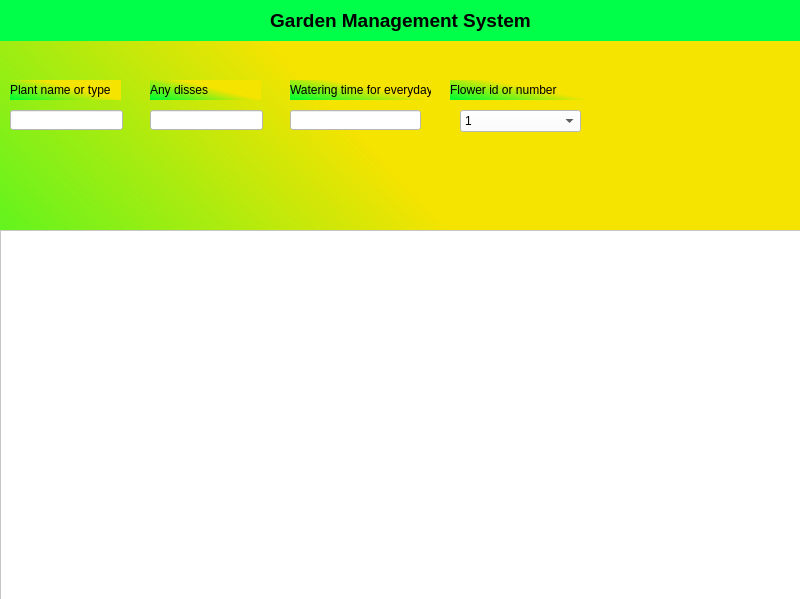
<?xml version="1.0" encoding="UTF-8"?>
<ui version="4.0">
 <class>MainWindow</class>
 <widget class="QMainWindow" name="MainWindow">
  <property name="geometry">
   <rect>
    <x>0</x>
    <y>0</y>
    <width>800</width>
    <height>599</height>
   </rect>
  </property>
  <property name="windowTitle">
   <string>MainWindow</string>
  </property>
  <property name="styleSheet">
   <string notr="true">background-color: qlineargradient(spread:pad, x1:0, y1:0.909, x2:0.619, y2:0.460227, stop:0 rgba(0, 255, 50, 255), stop:1 rgba(245, 227, 0, 255));</string>
  </property>
  <widget class="QWidget" name="centralwidget">
   <widget class="QLabel" name="header">
    <property name="geometry">
     <rect>
      <x>0</x>
      <y>0</y>
      <width>801</width>
      <height>41</height>
     </rect>
    </property>
    <property name="font">
     <font>
      <pointsize>14</pointsize>
      <weight>75</weight>
      <bold>true</bold>
     </font>
    </property>
    <property name="styleSheet">
     <string notr="true">background-color: rgb(0, 255, 72);</string>
    </property>
    <property name="text">
     <string>Garden Management System</string>
    </property>
    <property name="alignment">
     <set>Qt::AlignCenter</set>
    </property>
   </widget>
   <widget class="QLineEdit" name="plntname_2">
    <property name="geometry">
     <rect>
      <x>10</x>
      <y>110</y>
      <width>113</width>
      <height>20</height>
     </rect>
    </property>
    <property name="styleSheet">
     <string notr="true">background-color: rgb(255, 255, 255);</string>
    </property>
   </widget>
   <widget class="QLabel" name="plntname">
    <property name="geometry">
     <rect>
      <x>10</x>
      <y>80</y>
      <width>111</width>
      <height>20</height>
     </rect>
    </property>
    <property name="text">
     <string>Plant name or type</string>
    </property>
   </widget>
   <widget class="QLineEdit" name="dissesname">
    <property name="geometry">
     <rect>
      <x>150</x>
      <y>110</y>
      <width>113</width>
      <height>20</height>
     </rect>
    </property>
    <property name="styleSheet">
     <string notr="true">background-color: rgb(255, 255, 255);</string>
    </property>
   </widget>
   <widget class="QLabel" name="disslabel">
    <property name="geometry">
     <rect>
      <x>150</x>
      <y>80</y>
      <width>111</width>
      <height>20</height>
     </rect>
    </property>
    <property name="text">
     <string>Any disses</string>
    </property>
   </widget>
   <widget class="QLabel" name="waterlabel">
    <property name="geometry">
     <rect>
      <x>290</x>
      <y>80</y>
      <width>141</width>
      <height>20</height>
     </rect>
    </property>
    <property name="text">
     <string>Watering time for everyday</string>
    </property>
   </widget>
   <widget class="QLineEdit" name="waterinntimes">
    <property name="geometry">
     <rect>
      <x>290</x>
      <y>110</y>
      <width>131</width>
      <height>20</height>
     </rect>
    </property>
    <property name="styleSheet">
     <string notr="true">background-color: rgb(255, 255, 255);</string>
    </property>
   </widget>
   <widget class="QComboBox" name="idornumber">
    <property name="geometry">
     <rect>
      <x>460</x>
      <y>110</y>
      <width>121</width>
      <height>22</height>
     </rect>
    </property>
    <property name="styleSheet">
     <string notr="true">background-color: rgb(255, 255, 255);</string>
    </property>
    <item>
     <property name="text">
      <string>1</string>
     </property>
    </item>
    <item>
     <property name="text">
      <string>2</string>
     </property>
    </item>
    <item>
     <property name="text">
      <string>3</string>
     </property>
    </item>
    <item>
     <property name="text">
      <string>4</string>
     </property>
    </item>
    <item>
     <property name="text">
      <string>5</string>
     </property>
    </item>
    <item>
     <property name="text">
      <string>6</string>
     </property>
    </item>
    <item>
     <property name="text">
      <string>7</string>
     </property>
    </item>
    <item>
     <property name="text">
      <string>8</string>
     </property>
    </item>
    <item>
     <property name="text">
      <string>9</string>
     </property>
    </item>
    <item>
     <property name="text">
      <string>10</string>
     </property>
    </item>
    <item>
     <property name="text">
      <string>11</string>
     </property>
    </item>
    <item>
     <property name="text">
      <string>12</string>
     </property>
    </item>
    <item>
     <property name="text">
      <string>13</string>
     </property>
    </item>
    <item>
     <property name="text">
      <string>14</string>
     </property>
    </item>
    <item>
     <property name="text">
      <string>15</string>
     </property>
    </item>
    <item>
     <property name="text">
      <string>16</string>
     </property>
    </item>
    <item>
     <property name="text">
      <string>17</string>
     </property>
    </item>
    <item>
     <property name="text">
      <string>18</string>
     </property>
    </item>
    <item>
     <property name="text">
      <string>19</string>
     </property>
    </item>
    <item>
     <property name="text">
      <string>20</string>
     </property>
    </item>
   </widget>
   <widget class="QLabel" name="idornumberlabel">
    <property name="geometry">
     <rect>
      <x>450</x>
      <y>80</y>
      <width>141</width>
      <height>20</height>
     </rect>
    </property>
    <property name="text">
     <string>Flower id or number</string>
    </property>
   </widget>
   <widget class="QListWidget" name="listofplants">
    <property name="geometry">
     <rect>
      <x>0</x>
      <y>230</y>
      <width>801</width>
      <height>371</height>
     </rect>
    </property>
    <property name="styleSheet">
     <string notr="true">background-color: rgb(255, 255, 255);</string>
    </property>
   </widget>
  </widget>
 </widget>
 <resources/>
 <connections/>
</ui>
